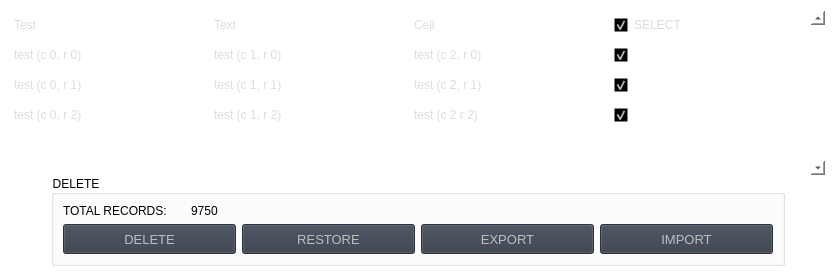
                    <widget class="QStackedWidget" name="stackedWidget">
                     <property name="styleSheet">
                      <string notr="true">background: transparent;</string>
                     </property>
                     <property name="currentIndex">
                      <number>1</number>
                     </property>
                     <widget class="QWidget" name="home">
                      <property name="styleSheet">
                       <string notr="true">background-image: url(:/images/images/images/PyDracula_vertical.png);
background-position: center;
background-repeat: no-repeat;</string>
                      </property>
                     </widget>
                     <widget class="QWidget" name="DeletePageWidget">
                      <property name="styleSheet">
                       <string notr="true">b</string>
                      </property>
                      <layout class="QVBoxLayout" name="verticalLayout">
                       <property name="spacing">
                        <number>10</number>
                       </property>
                       <property name="leftMargin">
                        <number>10</number>
                       </property>
                       <property name="topMargin">
                        <number>10</number>
                       </property>
                       <property name="rightMargin">
                        <number>10</number>
                       </property>
                       <property name="bottomMargin">
                        <number>10</number>
                       </property>
                       <item>
                        <widget class="QFrame" name="mainFrame">
                         <property name="minimumSize">
                          <size>
                           <width>0</width>
                           <height>150</height>
                          </size>
                         </property>
                         <property name="frameShape">
                          <enum>QFrame::StyledPanel</enum>
                         </property>
                         <property name="frameShadow">
                          <enum>QFrame::Raised</enum>
                         </property>
                         <layout class="QVBoxLayout" name="verticalLayout_16">
                          <property name="spacing">
                           <number>0</number>
                          </property>
                          <property name="leftMargin">
                           <number>0</number>
                          </property>
                          <property name="topMargin">
                           <number>0</number>
                          </property>
                          <property name="rightMargin">
                           <number>0</number>
                          </property>
                          <property name="bottomMargin">
                           <number>0</number>
                          </property>
                          <item>
                           <widget class="QTableWidget" name="tableLayout">
                            <property name="sizePolicy">
                             <sizepolicy hsizetype="Expanding" vsizetype="Expanding">
                              <horstretch>0</horstretch>
                              <verstretch>0</verstretch>
                             </sizepolicy>
                            </property>
                            <property name="palette">
                             <palette>
                              <active>
                               <colorrole role="WindowText">
                                <brush brushstyle="SolidPattern">
                                 <color alpha="255">
                                  <red>221</red>
                                  <green>221</green>
                                  <blue>221</blue>
                                 </color>
                                </brush>
                               </colorrole>
                               <colorrole role="Button">
                                <brush brushstyle="SolidPattern">
                                 <color alpha="0">
                                  <red>0</red>
                                  <green>0</green>
                                  <blue>0</blue>
                                 </color>
                                </brush>
                               </colorrole>
                               <colorrole role="Text">
                                <brush brushstyle="SolidPattern">
                                 <color alpha="255">
                                  <red>221</red>
                                  <green>221</green>
                                  <blue>221</blue>
                                 </color>
                                </brush>
                               </colorrole>
                               <colorrole role="ButtonText">
                                <brush brushstyle="SolidPattern">
                                 <color alpha="255">
                                  <red>221</red>
                                  <green>221</green>
                                  <blue>221</blue>
                                 </color>
                                </brush>
                               </colorrole>
                               <colorrole role="Base">
                                <brush brushstyle="NoBrush">
                                 <color alpha="255">
                                  <red>0</red>
                                  <green>0</green>
                                  <blue>0</blue>
                                 </color>
                                </brush>
                               </colorrole>
                               <colorrole role="Window">
                                <brush brushstyle="SolidPattern">
                                 <color alpha="0">
                                  <red>0</red>
                                  <green>0</green>
                                  <blue>0</blue>
                                 </color>
                                </brush>
                               </colorrole>
                              </active>
                              <inactive>
                               <colorrole role="WindowText">
                                <brush brushstyle="SolidPattern">
                                 <color alpha="255">
                                  <red>221</red>
                                  <green>221</green>
                                  <blue>221</blue>
                                 </color>
                                </brush>
                               </colorrole>
                               <colorrole role="Button">
                                <brush brushstyle="SolidPattern">
                                 <color alpha="0">
                                  <red>0</red>
                                  <green>0</green>
                                  <blue>0</blue>
                                 </color>
                                </brush>
                               </colorrole>
                               <colorrole role="Text">
                                <brush brushstyle="SolidPattern">
                                 <color alpha="255">
                                  <red>221</red>
                                  <green>221</green>
                                  <blue>221</blue>
                                 </color>
                                </brush>
                               </colorrole>
                               <colorrole role="ButtonText">
                                <brush brushstyle="SolidPattern">
                                 <color alpha="255">
                                  <red>221</red>
                                  <green>221</green>
                                  <blue>221</blue>
                                 </color>
                                </brush>
                               </colorrole>
                               <colorrole role="Base">
                                <brush brushstyle="NoBrush">
                                 <color alpha="255">
                                  <red>0</red>
                                  <green>0</green>
                                  <blue>0</blue>
                                 </color>
                                </brush>
                               </colorrole>
                               <colorrole role="Window">
                                <brush brushstyle="SolidPattern">
                                 <color alpha="0">
                                  <red>0</red>
                                  <green>0</green>
                                  <blue>0</blue>
                                 </color>
                                </brush>
                               </colorrole>
                              </inactive>
                              <disabled>
                               <colorrole role="WindowText">
                                <brush brushstyle="SolidPattern">
                                 <color alpha="255">
                                  <red>221</red>
                                  <green>221</green>
                                  <blue>221</blue>
                                 </color>
                                </brush>
                               </colorrole>
                               <colorrole role="Button">
                                <brush brushstyle="SolidPattern">
                                 <color alpha="0">
                                  <red>0</red>
                                  <green>0</green>
                                  <blue>0</blue>
                                 </color>
                                </brush>
                               </colorrole>
                               <colorrole role="Text">
                                <brush brushstyle="SolidPattern">
                                 <color alpha="255">
                                  <red>221</red>
                                  <green>221</green>
                                  <blue>221</blue>
                                 </color>
                                </brush>
                               </colorrole>
                               <colorrole role="ButtonText">
                                <brush brushstyle="SolidPattern">
                                 <color alpha="255">
                                  <red>221</red>
                                  <green>221</green>
                                  <blue>221</blue>
                                 </color>
                                </brush>
                               </colorrole>
                               <colorrole role="Base">
                                <brush brushstyle="NoBrush">
                                 <color alpha="255">
                                  <red>0</red>
                                  <green>0</green>
                                  <blue>0</blue>
                                 </color>
                                </brush>
                               </colorrole>
                               <colorrole role="Window">
                                <brush brushstyle="SolidPattern">
                                 <color alpha="0">
                                  <red>0</red>
                                  <green>0</green>
                                  <blue>0</blue>
                                 </color>
                                </brush>
                               </colorrole>
                              </disabled>
                             </palette>
                            </property>
                            <property name="frameShape">
                             <enum>QFrame::NoFrame</enum>
                            </property>
                            <property name="verticalScrollBarPolicy">
                             <enum>Qt::ScrollBarAlwaysOn</enum>
                            </property>
                            <property name="sizeAdjustPolicy">
                             <enum>QAbstractScrollArea::AdjustToContents</enum>
                            </property>
                            <property name="editTriggers">
                             <set>QAbstractItemView::NoEditTriggers</set>
                            </property>
                            <property name="selectionMode">
                             <enum>QAbstractItemView::NoSelection</enum>
                            </property>
                            <property name="selectionBehavior">
                             <enum>QAbstractItemView::SelectRows</enum>
                            </property>
                            <property name="showGrid">
                             <bool>true</bool>
                            </property>
                            <property name="gridStyle">
                             <enum>Qt::SolidLine</enum>
                            </property>
                            <property name="sortingEnabled">
                             <bool>true</bool>
                            </property>
                            <attribute name="horizontalHeaderVisible">
                             <bool>false</bool>
                            </attribute>
                            <attribute name="horizontalHeaderCascadingSectionResizes">
                             <bool>true</bool>
                            </attribute>
                            <attribute name="horizontalHeaderDefaultSectionSize">
                             <number>200</number>
                            </attribute>
                            <attribute name="horizontalHeaderStretchLastSection">
                             <bool>true</bool>
                            </attribute>
                            <attribute name="verticalHeaderVisible">
                             <bool>false</bool>
                            </attribute>
                            <attribute name="verticalHeaderCascadingSectionResizes">
                             <bool>false</bool>
                            </attribute>
                            <attribute name="verticalHeaderHighlightSections">
                             <bool>false</bool>
                            </attribute>
                            <attribute name="verticalHeaderStretchLastSection">
                             <bool>true</bool>
                            </attribute>
                            <row>
                             <property name="text">
                              <string>New Row</string>
                             </property>
                             <property name="font">
                              <font>
                               <family>Segoe UI</family>
                              </font>
                             </property>
                            </row>
                            <row>
                             <property name="text">
                              <string>New Row</string>
                             </property>
                            </row>
                            <row>
                             <property name="text">
                              <string>New Row</string>
                             </property>
                            </row>
                            <row>
                             <property name="text">
                              <string>New Row</string>
                             </property>
                            </row>
                            <row>
                             <property name="text">
                              <string>New Row</string>
                             </property>
                            </row>
                            <column>
                             <property name="text">
                              <string>0</string>
                             </property>
                            </column>
                            <column>
                             <property name="text">
                              <string>1</string>
                             </property>
                            </column>
                            <column>
                             <property name="text">
                              <string>2</string>
                             </property>
                            </column>
                            <column>
                             <property name="text">
                              <string>3</string>
                             </property>
                            </column>
                            <item row="0" column="0">
                             <property name="text">
                              <string>Test</string>
                             </property>
                            </item>
                            <item row="0" column="1">
                             <property name="text">
                              <string>Text</string>
                             </property>
                            </item>
                            <item row="0" column="2">
                             <property name="text">
                              <string>Cell</string>
                             </property>
                            </item>
                            <item row="0" column="3">
                             <property name="text">
                              <string>SELECT</string>
                             </property>
                             <property name="checkState">
                              <enum>Checked</enum>
                             </property>
                            </item>
                            <item row="1" column="0">
                             <property name="text">
                              <string>test (c 0, r 0)</string>
                             </property>
                            </item>
                            <item row="1" column="1">
                             <property name="text">
                              <string>test (c 1, r 0)</string>
                             </property>
                            </item>
                            <item row="1" column="2">
                             <property name="text">
                              <string>test (c 2, r 0)</string>
                             </property>
                            </item>
                            <item row="1" column="3">
                             <property name="text">
                              <string/>
                             </property>
                             <property name="checkState">
                              <enum>Checked</enum>
                             </property>
                            </item>
                            <item row="2" column="0">
                             <property name="text">
                              <string>test (c 0, r 1)</string>
                             </property>
                            </item>
                            <item row="2" column="1">
                             <property name="text">
                              <string>test (c 1, r 1)</string>
                             </property>
                            </item>
                            <item row="2" column="2">
                             <property name="text">
                              <string>test (c 2, r 1)</string>
                             </property>
                            </item>
                            <item row="2" column="3">
                             <property name="text">
                              <string/>
                             </property>
                             <property name="checkState">
                              <enum>Checked</enum>
                             </property>
                            </item>
                            <item row="3" column="0">
                             <property name="text">
                              <string>test (c 0, r 2)</string>
                             </property>
                            </item>
                            <item row="3" column="1">
                             <property name="text">
                              <string>test (c 1, r 2)</string>
                             </property>
                            </item>
                            <item row="3" column="2">
                             <property name="text">
                              <string>test (c 2 r 2)</string>
                             </property>
                            </item>
                            <item row="3" column="3">
                             <property name="text">
                              <string/>
                             </property>
                             <property name="checkState">
                              <enum>Checked</enum>
                             </property>
                            </item>
                           </widget>
                          </item>
                          <item>
                           <layout class="QHBoxLayout" name="bottomHLayout">
                            <property name="spacing">
                             <number>0</number>
                            </property>
                            <property name="leftMargin">
                             <number>40</number>
                            </property>
                            <property name="rightMargin">
                             <number>40</number>
                            </property>
                            <item>
                             <widget class="QGroupBox" name="groupBox">
                              <property name="title">
                               <string>DELETE</string>
                              </property>
                              <layout class="QGridLayout" name="gridLayout_2">
                               <item row="0" column="0">
                                <layout class="QGridLayout" name="gridLayout">
                                 <item row="2" column="0">
                                  <widget class="QPushButton" name="deleteBtn">
                                   <property name="enabled">
                                    <bool>false</bool>
                                   </property>
                                   <property name="minimumSize">
                                    <size>
                                     <width>150</width>
                                     <height>30</height>
                                    </size>
                                   </property>
                                   <property name="font">
                                    <font>
                                     <family>Segoe UI</family>
                                     <pointsize>10</pointsize>
                                     <weight>50</weight>
                                     <italic>false</italic>
                                     <bold>false</bold>
                                    </font>
                                   </property>
                                   <property name="cursor">
                                    <cursorShape>PointingHandCursor</cursorShape>
                                   </property>
                                   <property name="toolTip">
                                    <string>Load previous lookup</string>
                                   </property>
                                   <property name="styleSheet">
                                    <string notr="true">background-color: rgb(52, 59, 72);</string>
                                   </property>
                                   <property name="text">
                                    <string>DELETE</string>
                                   </property>
                                   <property name="icon">
                                    <iconset>
                                     <normaloff>../images/icons/file upload.svg</normaloff>../images/icons/file upload.svg</iconset>
                                   </property>
                                   <property name="iconSize">
                                    <size>
                                     <width>30</width>
                                     <height>30</height>
                                    </size>
                                   </property>
                                  </widget>
                                 </item>
                                 <item row="2" column="2">
                                  <widget class="QPushButton" name="exportBtn">
                                   <property name="enabled">
                                    <bool>false</bool>
                                   </property>
                                   <property name="minimumSize">
                                    <size>
                                     <width>150</width>
                                     <height>30</height>
                                    </size>
                                   </property>
                                   <property name="font">
                                    <font>
                                     <family>Segoe UI</family>
                                     <pointsize>10</pointsize>
                                     <weight>50</weight>
                                     <italic>false</italic>
                                     <bold>false</bold>
                                    </font>
                                   </property>
                                   <property name="cursor">
                                    <cursorShape>PointingHandCursor</cursorShape>
                                   </property>
                                   <property name="toolTip">
                                    <string>Restore last deleted process</string>
                                   </property>
                                   <property name="styleSheet">
                                    <string notr="true">background-color: rgb(52, 59, 72);</string>
                                   </property>
                                   <property name="text">
                                    <string>EXPORT</string>
                                   </property>
                                   <property name="icon">
                                    <iconset>
                                     <normaloff>../images/icons/restore file.svg</normaloff>../images/icons/restore file.svg</iconset>
                                   </property>
                                   <property name="iconSize">
                                    <size>
                                     <width>30</width>
                                     <height>30</height>
                                    </size>
                                   </property>
                                  </widget>
                                 </item>
                                 <item row="2" column="1">
                                  <widget class="QPushButton" name="restoreBtn">
                                   <property name="enabled">
                                    <bool>false</bool>
                                   </property>
                                   <property name="minimumSize">
                                    <size>
                                     <width>150</width>
                                     <height>30</height>
                                    </size>
                                   </property>
                                   <property name="font">
                                    <font>
                                     <family>Segoe UI</family>
                                     <pointsize>10</pointsize>
                                     <weight>50</weight>
                                     <italic>false</italic>
                                     <bold>false</bold>
                                    </font>
                                   </property>
                                   <property name="cursor">
                                    <cursorShape>PointingHandCursor</cursorShape>
                                   </property>
                                   <property name="toolTip">
                                    <string>Store current lookup</string>
                                   </property>
                                   <property name="styleSheet">
                                    <string notr="true">background-color: rgb(52, 59, 72);</string>
                                   </property>
                                   <property name="text">
                                    <string>RESTORE</string>
                                   </property>
                                   <property name="icon">
                                    <iconset>
                                     <normaloff>../images/icons/file download.svg</normaloff>../images/icons/file download.svg</iconset>
                                   </property>
                                   <property name="iconSize">
                                    <size>
                                     <width>30</width>
                                     <height>30</height>
                                    </size>
                                   </property>
                                  </widget>
                                 </item>
                                 <item row="2" column="3">
                                  <widget class="QPushButton" name="importBtn">
                                   <property name="enabled">
                                    <bool>false</bool>
                                   </property>
                                   <property name="minimumSize">
                                    <size>
                                     <width>150</width>
                                     <height>30</height>
                                    </size>
                                   </property>
                                   <property name="font">
                                    <font>
                                     <family>Segoe UI</family>
                                     <pointsize>10</pointsize>
                                     <weight>50</weight>
                                     <italic>false</italic>
                                     <bold>false</bold>
                                    </font>
                                   </property>
                                   <property name="cursor">
                                    <cursorShape>PointingHandCursor</cursorShape>
                                   </property>
                                   <property name="toolTip">
                                    <string>Restore last deleted process</string>
                                   </property>
                                   <property name="styleSheet">
                                    <string notr="true">background-color: rgb(52, 59, 72);</string>
                                   </property>
                                   <property name="text">
                                    <string>IMPORT</string>
                                   </property>
                                   <property name="icon">
                                    <iconset>
                                     <normaloff>../images/icons/restore file.svg</normaloff>../images/icons/restore file.svg</iconset>
                                   </property>
                                   <property name="iconSize">
                                    <size>
                                     <width>30</width>
                                     <height>30</height>
                                    </size>
                                   </property>
                                  </widget>
                                 </item>
                                 <item row="1" column="0">
                                  <layout class="QHBoxLayout" name="totalRecordsHL">
                                   <property name="spacing">
                                    <number>20</number>
                                   </property>
                                   <item>
                                    <widget class="QLabel" name="totalRecordsTextLabel">
                                     <property name="text">
                                      <string>TOTAL RECORDS: </string>
                                     </property>
                                     <property name="textFormat">
                                      <enum>Qt::AutoText</enum>
                                     </property>
                                    </widget>
                                   </item>
                                   <item>
                                    <widget class="QLabel" name="totalRecordsLabel">
                                     <property name="text">
                                      <string>9750</string>
                                     </property>
                                    </widget>
                                   </item>
                                  </layout>
                                 </item>
                                </layout>
                               </item>
                              </layout>
                             </widget>
                            </item>
                           </layout>
                          </item>
                         </layout>
                        </widget>
                       </item>
                      </layout>
                     </widget>
                     <widget class="QWidget" name="NewPage_test">
                      <layout class="QVBoxLayout" name="verticalLayout_20">
                       <item>
                        <widget class="QLabel" name="label_test">
                         <property name="text">
                          <string>NEW PAGE TEST</string>
                         </property>
                         <property name="alignment">
                          <set>Qt::AlignCenter</set>
                         </property>
                        </widget>
                       </item>
                      </layout>
                     </widget>
                    </widget>
